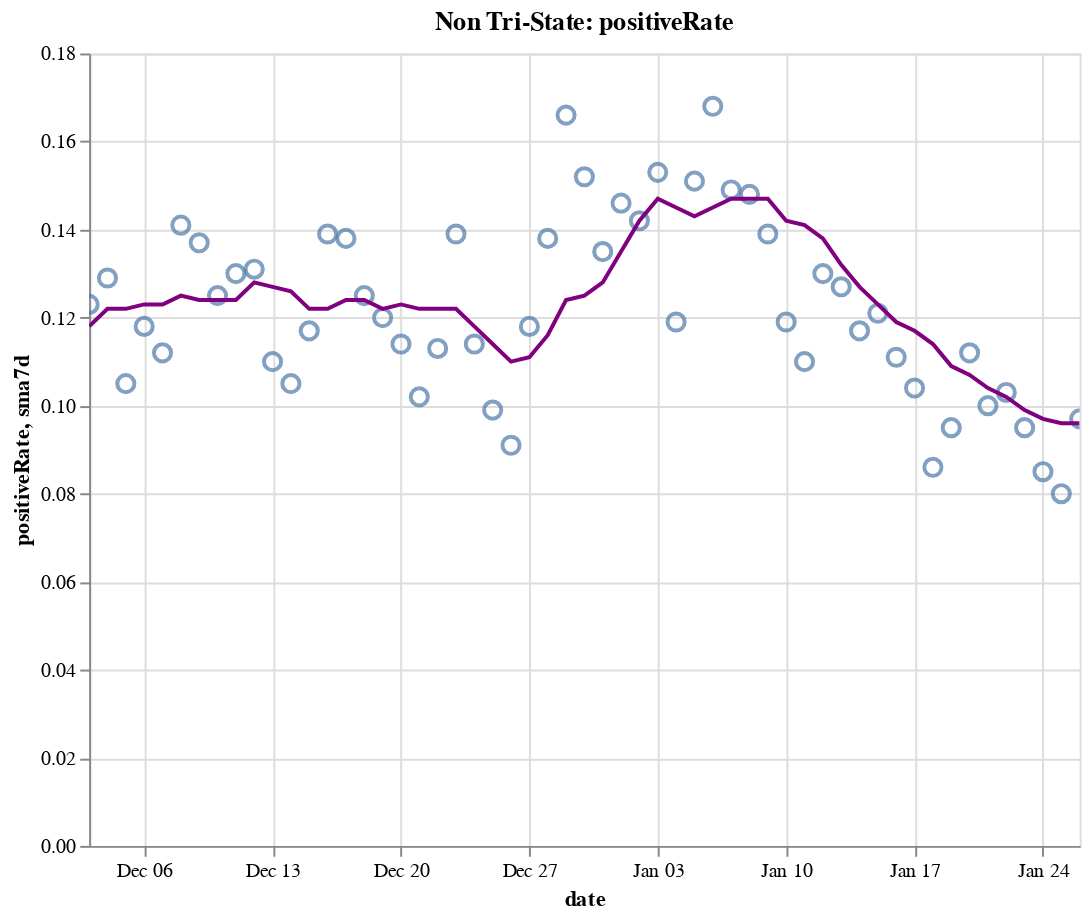

The cell this chart's notebook holds for it:
### Code cell
create_plot(non_tristate, 'positiveRate')

### Figure 1 — Vega-Lite specification as saved in the notebook (floating-point values rounded to 4 significant figures)
{"config": {"view": {"continuousWidth": 400, "continuousHeight": 300}}, "layer": [{"layer": [{"mark": {"type": "point", "size": 75}, "encoding": {"tooltip": [{"type": "temporal", "field": "date"}, {"type": "quantitative", "field": "positiveRate"}, {"type": "quantitative", "field": "sma7d"}], "x": {"type": "temporal", "field": "date"}, "y": {"type": "quantitative", "field": "positiveRate"}}, "selection": {"selector016": {"type": "interval", "bind": "scales", "encodings": ["x", "y"]}}}, {"mark": {"type": "line", "color": "purple"}, "encoding": {"x": {"type": "temporal", "field": "date"}, "y": {"type": "quantitative", "field": "sma7d"}}}]}, {"mark": {"type": "rule", "color": "#aaa"}, "encoding": {"x": {"type": "temporal", "field": "date"}}, "transform": [{"filter": {"selection": "selector015"}}]}, {"mark": "circle", "encoding": {"opacity": {"condition": {"value": 1, "selection": "selector015"}, "value": 0}, "tooltip": [{"type": "temporal", "field": "date"}, {"type": "quantitative", "field": "positiveRate"}, {"type": "quantitative", "field": "sma7d"}], "x": {"type": "temporal", "field": "date"}, "y": {"type": "quantitative", "field": "positiveRate"}}, "selection": {"selector015": {"type": "single", "encodings": ["x"], "on": "mouseover", "nearest": true, "empty": "none"}}}, {"mark": {"type": "text", "align": "left", "dx": 5, "dy": -5, "stroke": "white", "strokeWidth": 2}, "encoding": {"text": {"type": "quantitative", "field": "positiveRate"}, "tooltip": [{"type": "temporal", "field": "date"}, {"type": "quantitative", "field": "positiveRate"}, {"type": "quantitative", "field": "sma7d"}], "x": {"type": "temporal", "field": "date"}, "y": {"type": "quantitative", "field": "positiveRate"}}, "transform": [{"filter": {"selection": "selector015"}}]}, {"mark": {"type": "text", "align": "left", "dx": 5, "dy": -5}, "encoding": {"text": {"type": "quantitative", "field": "positiveRate"}, "tooltip": [{"type": "temporal", "field": "date"}, {"type": "quantitative", "field": "positiveRate"}, {"type": "quantitative", "field": "sma7d"}], "x": {"type": "temporal", "field": "date"}, "y": {"type": "quantitative", "field": "positiveRate"}}, "transform": [{"filter": {"selection": "selector015"}}]}], "data": {"name": "data-2741cd23a0b3b17b36aa8c736c51027a"}, "height": 400, "title": "Non Tri-State: positiveRate", "width": 500, "$schema": "https://vega.github.io/schema/vega-lite/v4.8.1.json", "datasets": {"data-2741cd23a0b3b17b36aa8c736c51027a": [{"date": "2020-12-03T00:00:00", "totalTestResultsIncrease": 1579000.0, "positiveIncrease": 194600.0, "death": 218500.0, "deathIncrease": 2672.0, "positiveRate": 0.123, "state": "Non Tri-State", "sma7d": 0.118}, {"date": "2020-12-04T00:00:00", "totalTestResultsIncrease": 1619000.0, "positiveIncrease": 209600.0, "death": 221000.0, "deathIncrease": 2420.0, "positiveRate": 0.129, "state": "Non Tri-State", "sma7d": 0.122}, {"date": "2020-12-05T00:00:00", "totalTestResultsIncrease": 1908000.0, "positiveIncrease": 201000.0, "death": 223300.0, "deathIncrease": 2363.0, "positiveRate": 0.105, "state": "Non Tri-State", "sma7d": 0.122}, {"date": "2020-12-06T00:00:00", "totalTestResultsIncrease": 1408000.0, "positiveIncrease": 166000.0, "death": 224400.0, "deathIncrease": 1088.0, "positiveRate": 0.118, "state": "Non Tri-State", "sma7d": 0.123}, {"date": "2020-12-07T00:00:00", "totalTestResultsIncrease": 1446000.0, "positiveIncrease": 161900.0, "death": 225500.0, "deathIncrease": 1115.0, "positiveRate": 0.112, "state": "Non Tri-State", "sma7d": 0.123}, {"date": "2020-12-08T00:00:00", "totalTestResultsIncrease": 1402000.0, "positiveIncrease": 197900.0, "death": 228000.0, "deathIncrease": 2497.0, "positiveRate": 0.141, "state": "Non Tri-State", "sma7d": 0.125}, {"date": "2020-12-09T00:00:00", "totalTestResultsIncrease": 1439000.0, "positiveIncrease": 197000.0, "death": 230900.0, "deathIncrease": 2913.0, "positiveRate": 0.137, "state": "Non Tri-State", "sma7d": 0.124}, {"date": "2020-12-10T00:00:00", "totalTestResultsIncrease": 1603000.0, "positiveIncrease": 200900.0, "death": 233900.0, "deathIncrease": 2930.0, "positiveRate": 0.125, "state": "Non Tri-State", "sma7d": 0.124}, {"date": "2020-12-11T00:00:00", "totalTestResultsIncrease": 1670000.0, "positiveIncrease": 216800.0, "death": 236400.0, "deathIncrease": 2568.0, "positiveRate": 0.13, "state": "Non Tri-State", "sma7d": 0.124}, {"date": "2020-12-12T00:00:00", "totalTestResultsIncrease": 1585000.0, "positiveIncrease": 207300.0, "death": 238800.0, "deathIncrease": 2339.0, "positiveRate": 0.131, "state": "Non Tri-State", "sma7d": 0.128}, {"date": "2020-12-13T00:00:00", "totalTestResultsIncrease": 1560000.0, "positiveIncrease": 171900.0, "death": 240100.0, "deathIncrease": 1372.0, "positiveRate": 0.11, "state": "Non Tri-State", "sma7d": 0.127}, {"date": "2020-12-14T00:00:00", "totalTestResultsIncrease": 1627000.0, "positiveIncrease": 171200.0, "death": 241300.0, "deathIncrease": 1167.0, "positiveRate": 0.105, "state": "Non Tri-State", "sma7d": 0.126}, {"date": "2020-12-15T00:00:00", "totalTestResultsIncrease": 1494000.0, "positiveIncrease": 174100.0, "death": 244000.0, "deathIncrease": 2673.0, "positiveRate": 0.117, "state": "Non Tri-State", "sma7d": 0.122}, {"date": "2020-12-16T00:00:00", "totalTestResultsIncrease": 1534000.0, "positiveIncrease": 213200.0, "death": 247200.0, "deathIncrease": 3184.0, "positiveRate": 0.139, "state": "Non Tri-State", "sma7d": 0.122}, {"date": "2020-12-17T00:00:00", "totalTestResultsIncrease": 1621000.0, "positiveIncrease": 222900.0, "death": 250400.0, "deathIncrease": 3220.0, "positiveRate": 0.138, "state": "Non Tri-State", "sma7d": 0.124}, {"date": "2020-12-18T00:00:00", "totalTestResultsIncrease": 1763000.0, "positiveIncrease": 219900.0, "death": 253100.0, "deathIncrease": 2671.0, "positiveRate": 0.125, "state": "Non Tri-State", "sma7d": 0.124}, {"date": "2020-12-19T00:00:00", "totalTestResultsIncrease": 1566000.0, "positiveIncrease": 188600.0, "death": 255600.0, "deathIncrease": 2529.0, "positiveRate": 0.12, "state": "Non Tri-State", "sma7d": 0.122}, {"date": "2020-12-20T00:00:00", "totalTestResultsIncrease": 1589000.0, "positiveIncrease": 181300.0, "death": 257100.0, "deathIncrease": 1523.0, "positiveRate": 0.114, "state": "Non Tri-State", "sma7d": 0.123}, {"date": "2020-12-21T00:00:00", "totalTestResultsIncrease": 1589000.0, "positiveIncrease": 161700.0, "death": 258400.0, "deathIncrease": 1245.0, "positiveRate": 0.102, "state": "Non Tri-State", "sma7d": 0.122}, {"date": "2020-12-22T00:00:00", "totalTestResultsIncrease": 1533000.0, "positiveIncrease": 173600.0, "death": 261200.0, "deathIncrease": 2866.0, "positiveRate": 0.113, "state": "Non Tri-State", "sma7d": 0.122}, {"date": "2020-12-23T00:00:00", "totalTestResultsIncrease": 1459000.0, "positiveIncrease": 202800.0, "death": 264300.0, "deathIncrease": 3054.0, "positiveRate": 0.139, "state": "Non Tri-State", "sma7d": 0.122}, {"date": "2020-12-24T00:00:00", "totalTestResultsIncrease": 1622000.0, "positiveIncrease": 184400.0, "death": 267000.0, "deathIncrease": 2692.0, "positiveRate": 0.114, "state": "Non Tri-State", "sma7d": 0.118}, {"date": "2020-12-25T00:00:00", "totalTestResultsIncrease": 1084000.0, "positiveIncrease": 107800.0, "death": 268300.0, "deathIncrease": 1381.0, "positiveRate": 0.099, "state": "Non Tri-State", "sma7d": 0.114}, {"date": "2020-12-26T00:00:00", "totalTestResultsIncrease": 1916000.0, "positiveIncrease": 175000.0, "death": 269600.0, "deathIncrease": 1282.0, "positiveRate": 0.091, "state": "Non Tri-State", "sma7d": 0.11}, {"date": "2020-12-27T00:00:00", "totalTestResultsIncrease": 1207000.0, "positiveIncrease": 142500.0, "death": 270900.0, "deathIncrease": 1265.0, "positiveRate": 0.118, "state": "Non Tri-State", "sma7d": 0.111}, {"date": "2020-12-28T00:00:00", "totalTestResultsIncrease": 1020000.0, "positiveIncrease": 141200.0, "death": 272100.0, "deathIncrease": 1238.0, "positiveRate": 0.138, "state": "Non Tri-State", "sma7d": 0.116}, {"date": "2020-12-29T00:00:00", "totalTestResultsIncrease": 1081000.0, "positiveIncrease": 179500.0, "death": 275100.0, "deathIncrease": 3016.0, "positiveRate": 0.166, "state": "Non Tri-State", "sma7d": 0.124}, {"date": "2020-12-30T00:00:00", "totalTestResultsIncrease": 1356000.0, "positiveIncrease": 205600.0, "death": 278700.0, "deathIncrease": 3536.0, "positiveRate": 0.152, "state": "Non Tri-State", "sma7d": 0.125}, {"date": "2020-12-31T00:00:00", "totalTestResultsIncrease": 1470000.0, "positiveIncrease": 198500.0, "death": 281700.0, "deathIncrease": 3041.0, "positiveRate": 0.135, "state": "Non Tri-State", "sma7d": 0.128}, {"date": "2021-01-01T00:00:00", "totalTestResultsIncrease": 1084000.0, "positiveIncrease": 158100.0, "death": 284000.0, "deathIncrease": 2306.0, "positiveRate": 0.146, "state": "Non Tri-State", "sma7d": 0.135}, {"date": "2021-01-02T00:00:00", "totalTestResultsIncrease": 1789000.0, "positiveIncrease": 254100.0, "death": 286200.0, "deathIncrease": 2146.0, "positiveRate": 0.142, "state": "Non Tri-State", "sma7d": 0.142}, {"date": "2021-01-03T00:00:00", "totalTestResultsIncrease": 1255000.0, "positiveIncrease": 192300.0, "death": 287500.0, "deathIncrease": 1295.0, "positiveRate": 0.153, "state": "Non Tri-State", "sma7d": 0.147}, {"date": "2021-01-04T00:00:00", "totalTestResultsIncrease": 1346000.0, "positiveIncrease": 160400.0, "death": 288700.0, "deathIncrease": 1270.0, "positiveRate": 0.119, "state": "Non Tri-State", "sma7d": 0.145}, {"date": "2021-01-05T00:00:00", "totalTestResultsIncrease": 1283000.0, "positiveIncrease": 193800.0, "death": 291900.0, "deathIncrease": 3168.0, "positiveRate": 0.151, "state": "Non Tri-State", "sma7d": 0.143}, {"date": "2021-01-06T00:00:00", "totalTestResultsIncrease": 1328000.0, "positiveIncrease": 223100.0, "death": 295500.0, "deathIncrease": 3560.0, "positiveRate": 0.168, "state": "Non Tri-State", "sma7d": 0.145}, {"date": "2021-01-07T00:00:00", "totalTestResultsIncrease": 1616000.0, "positiveIncrease": 240800.0, "death": 299200.0, "deathIncrease": 3700.0, "positiveRate": 0.149, "state": "Non Tri-State", "sma7d": 0.147}, {"date": "2021-01-08T00:00:00", "totalTestResultsIncrease": 1782000.0, "positiveIncrease": 263200.0, "death": 302600.0, "deathIncrease": 3468.0, "positiveRate": 0.148, "state": "Non Tri-State", "sma7d": 0.147}, {"date": "2021-01-09T00:00:00", "totalTestResultsIncrease": 1739000.0, "positiveIncrease": 242000.0, "death": 305900.0, "deathIncrease": 3249.0, "positiveRate": 0.139, "state": "Non Tri-State", "sma7d": 0.147}, {"date": "2021-01-10T00:00:00", "totalTestResultsIncrease": 1735000.0, "positiveIncrease": 206700.0, "death": 307800.0, "deathIncrease": 1883.0, "positiveRate": 0.119, "state": "Non Tri-State", "sma7d": 0.142}, {"date": "2021-01-11T00:00:00", "totalTestResultsIncrease": 1518000.0, "positiveIncrease": 167700.0, "death": 309200.0, "deathIncrease": 1426.0, "positiveRate": 0.11, "state": "Non Tri-State", "sma7d": 0.141}, {"date": "2021-01-12T00:00:00", "totalTestResultsIncrease": 1475000.0, "positiveIncrease": 191300.0, "death": 313000.0, "deathIncrease": 3758.0, "positiveRate": 0.13, "state": "Non Tri-State", "sma7d": 0.138}, {"date": "2021-01-13T00:00:00", "totalTestResultsIncrease": 1543000.0, "positiveIncrease": 195600.0, "death": 316700.0, "deathIncrease": 3710.0, "positiveRate": 0.127, "state": "Non Tri-State", "sma7d": 0.132}, {"date": "2021-01-14T00:00:00", "totalTestResultsIncrease": 1718000.0, "positiveIncrease": 201200.0, "death": 320300.0, "deathIncrease": 3602.0, "positiveRate": 0.117, "state": "Non Tri-State", "sma7d": 0.127}, {"date": "2021-01-15T00:00:00", "totalTestResultsIncrease": 1782000.0, "positiveIncrease": 215800.0, "death": 323600.0, "deathIncrease": 3384.0, "positiveRate": 0.121, "state": "Non Tri-State", "sma7d": 0.123}, {"date": "2021-01-16T00:00:00", "totalTestResultsIncrease": 1752000.0, "positiveIncrease": 194500.0, "death": 327100.0, "deathIncrease": 3456.0, "positiveRate": 0.111, "state": "Non Tri-State", "sma7d": 0.119}, {"date": "2021-01-17T00:00:00", "totalTestResultsIncrease": 1602000.0, "positiveIncrease": 167300.0, "death": 329000.0, "deathIncrease": 1856.0, "positiveRate": 0.104, "state": "Non Tri-State", "sma7d": 0.117}, {"date": "2021-01-18T00:00:00", "totalTestResultsIncrease": 1474000.0, "positiveIncrease": 127500.0, "death": 330100.0, "deathIncrease": 1145.0, "positiveRate": 0.086, "state": "Non Tri-State", "sma7d": 0.114}, {"date": "2021-01-19T00:00:00", "totalTestResultsIncrease": 1310000.0, "positiveIncrease": 124800.0, "death": 332000.0, "deathIncrease": 1903.0, "positiveRate": 0.095, "state": "Non Tri-State", "sma7d": 0.109}, {"date": "2021-01-20T00:00:00", "totalTestResultsIncrease": 1476000.0, "positiveIncrease": 166000.0, "death": 336000.0, "deathIncrease": 4022.0, "positiveRate": 0.112, "state": "Non Tri-State", "sma7d": 0.107}, {"date": "2021-01-21T00:00:00", "totalTestResultsIncrease": 1630000.0, "positiveIncrease": 163400.0, "death": 339600.0, "deathIncrease": 3555.0, "positiveRate": 0.1, "state": "Non Tri-State", "sma7d": 0.104}, {"date": "2021-01-22T00:00:00", "totalTestResultsIncrease": 1630000.0, "positiveIncrease": 167600.0, "death": 343200.0, "deathIncrease": 3651.0, "positiveRate": 0.103, "state": "Non Tri-State", "sma7d": 0.102}, {"date": "2021-01-23T00:00:00", "totalTestResultsIncrease": 1617000.0, "positiveIncrease": 153800.0, "death": 346600.0, "deathIncrease": 3388.0, "positiveRate": 0.095, "state": "Non Tri-State", "sma7d": 0.099}, {"date": "2021-01-24T00:00:00", "totalTestResultsIncrease": 1474000.0, "positiveIncrease": 125700.0, "death": 348400.0, "deathIncrease": 1765.0, "positiveRate": 0.085, "state": "Non Tri-State", "sma7d": 0.097}, {"date": "2021-01-25T00:00:00", "totalTestResultsIncrease": 1383000.0, "positiveIncrease": 111100.0, "death": 349700.0, "deathIncrease": 1307.0, "positiveRate": 0.08, "state": "Non Tri-State", "sma7d": 0.096}, {"date": "2021-01-26T00:00:00", "totalTestResultsIncrease": 1308000.0, "positiveIncrease": 126600.0, "death": 353100.0, "deathIncrease": 3413.0, "positiveRate": 0.097, "state": "Non Tri-State", "sma7d": 0.096}]}}
